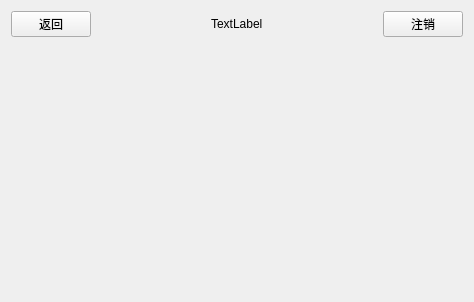
<?xml version="1.0" encoding="UTF-8"?>
<ui version="4.0">
 <class>MasterView</class>
 <widget class="QWidget" name="MasterView">
  <property name="geometry">
   <rect>
    <x>0</x>
    <y>0</y>
    <width>474</width>
    <height>302</height>
   </rect>
  </property>
  <property name="windowTitle">
   <string>MasterView</string>
  </property>
  <layout class="QVBoxLayout" name="verticalLayout">
   <item>
    <layout class="QHBoxLayout" name="horizontalLayout">
     <item>
      <widget class="QPushButton" name="btBack">
       <property name="text">
        <string>返回</string>
       </property>
      </widget>
     </item>
     <item>
      <spacer name="horizontalSpacer">
       <property name="orientation">
        <enum>Qt::Orientation::Horizontal</enum>
       </property>
       <property name="sizeHint" stdset="0">
        <size>
         <width>40</width>
         <height>20</height>
        </size>
       </property>
      </spacer>
     </item>
     <item>
      <widget class="QLabel" name="labelTitle">
       <property name="text">
        <string>TextLabel</string>
       </property>
      </widget>
     </item>
     <item>
      <spacer name="horizontalSpacer_2">
       <property name="orientation">
        <enum>Qt::Orientation::Horizontal</enum>
       </property>
       <property name="sizeHint" stdset="0">
        <size>
         <width>40</width>
         <height>20</height>
        </size>
       </property>
      </spacer>
     </item>
     <item>
      <widget class="QPushButton" name="btLogout">
       <property name="text">
        <string>注销</string>
       </property>
      </widget>
     </item>
    </layout>
   </item>
   <item>
    <widget class="QStackedWidget" name="stackedWidget"/>
   </item>
  </layout>
 </widget>
 <resources/>
 <connections/>
</ui>
